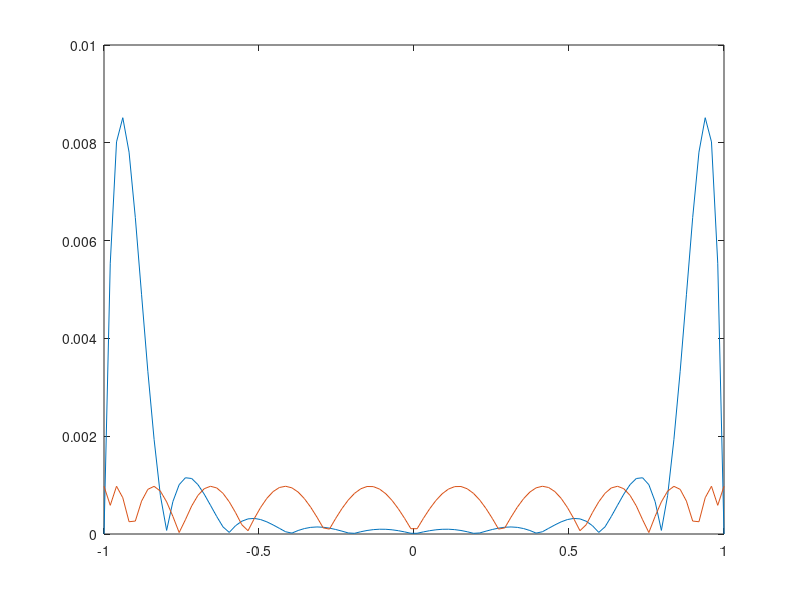

The MATLAB script that drew this image:
% Ex. 7 - Scheda Interpolazione
clc
clear
close all

a = -1;
b = 1;
n = 10;

% Nodi Equispaziati
xi = linspace(a, b, n+1);
% Nodi di Chebyshev
xchebi = (a+b)/2 - (b-a)/2 * cos((2*[0:n]+1) / (2*n+2) * pi);

% Valori di test
x = linspace(a,b);

for i = 1:length(x)
	omegan(i) = abs(prod(x(i) - xi));
	omegacheby(i) = abs(prod(x(i) - xchebi));
end

plot(x, omegan);
hold on
plot(x, omegacheby);


